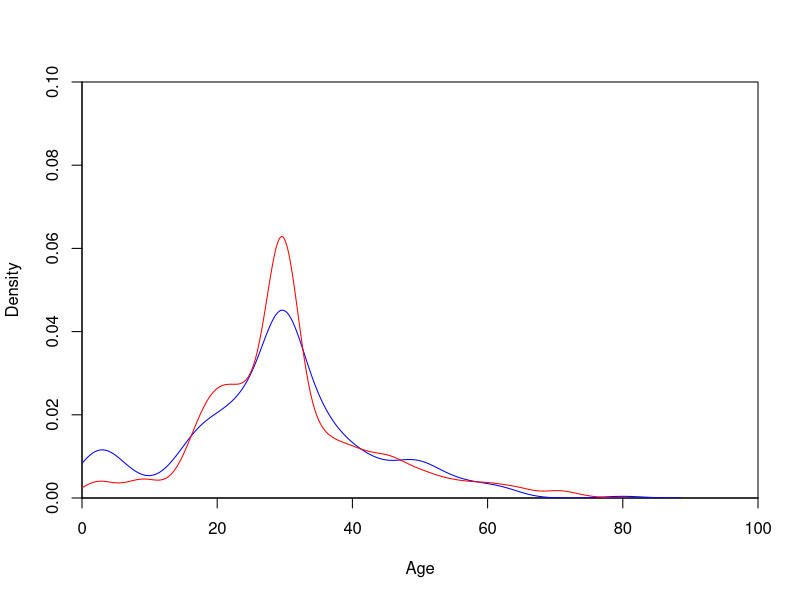
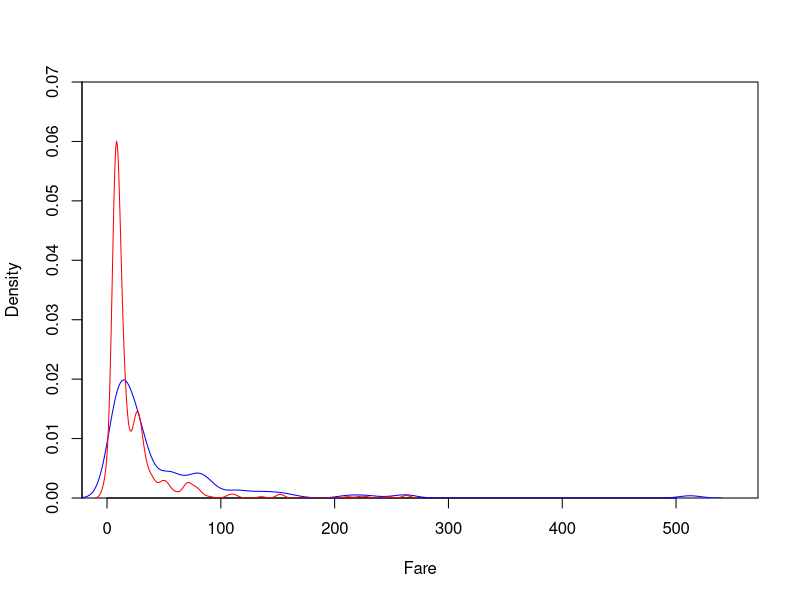
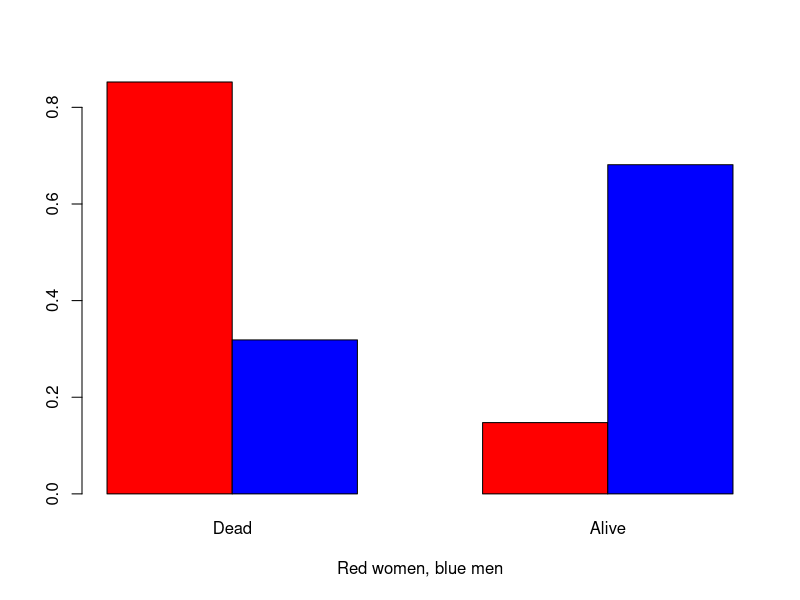

The R script that drew these images, in order:
## ---- chunk 1
knitr::opts_chunk$set(echo = TRUE)
## ---- chunk 2
titanic = read.csv(file = "train_modified.csv", stringsAsFactors = FALSE)

mode = function(x) {
  ux = unique(x)
  ux[which.max(tabulate(match(x, ux)))]
}

avgperson = function(subdata) {
  list(
    survived = mode(subdata$Survived),
    pclass = mode(subdata$Pclass),
    sex = mode(subdata$Sex),
    age = mean(subdata$Age),
    sib = round(mean(subdata$SibSp)),
    parch = round(mean(subdata$Parch)),
    fare = mean(subdata$Fare),
    cabin = mode(subdata$Cabin),
    embarked = mode(subdata$Embarked),
    deck = mode(subdata$Deck)
  )
}

avg.passenger = avgperson(titanic)

survivors = titanic[titanic$Survived == 1, ]
avg.survivor = avgperson(survivors)

dead = titanic[titanic$Survived == 0, ]
avg.dead = avgperson(dead)

persd = function(subdata, person) {
  print(paste0("Data age avg ", person$age, " with dev ", sd(subdata$Age)))
  print(paste0("Data fare avg ", person$fare, " with dev ", sd(subdata$Fare)))
  cat(paste0("Data sex mode ", person$sex, " with table "))
  print(table(subdata$Sex))
  cat(paste0("Data siblings/spouses mode ", person$sib, " with table "))
  print(table(subdata$SibSp))
  cat(paste0("Data parents/children mode ", person$parch, " with table "))
  print(table(subdata$Parch))
  cat(paste0("Data class mode ", person$pclass, " with table "))
  print(table(subdata$Pclass))
  #cat(paste0("Data deck mode ", person$deck, " with table "))
  #print(table(subdata$Deck))
  cat(paste0("Data embarked mode ", person$embarked, " with table "))
  print(table(subdata$Embarked))
}

#all
persd(titanic, avg.passenger)

#survivors
persd(survivors, avg.survivor)

#dead
persd(dead, avg.dead)

table(titanic$Pclass)
#table(survivors$Pclass)
table(dead$Pclass)

#Dead
#1st class
80 / 216

#2nd class
97 / 184

#3rd class
372 / 491

table(titanic$Embarked)
#table(survivors$Pclass)
table(dead$Embarked)

#Cherbourg
75 / 168
# ^less likely to die

#Queenstown
47 / 77

#Southampton
427 / 646

#hist(survivors$Age)

#age.ts = ts(survivors$Age, start = 0, end = 100)
#plot(age.ts, main = "Toy example", ylab = "age", xlab = "count")

#hist(survivors$Age, prob = TRUE, ylim = c(0, 0.10))
#plot.new()
plot(
  0,
  type = "n",
  xlab = "Age",
  ylab = "Density",
  xlim = c(0, 100),
  ylim = c(0, 0.1),
  yaxs = "i",
  xaxs = "i"
)
lines(density(survivors$Age), col = "blue")
lines(density(dead$Age), col = "red")

#hist(survivors$Ticket, prob = TRUE, ylab = "Ticket price")
#plot.new()
plot(
  0,
  type = "n",
  xlab = "Fare",
  ylab = "Density",
  xlim = c(0, 550),
  ylim = c(0, 0.07),
  yaxs = "i"
)
lines(density(survivors$Fare), col = "blue")
lines(density(dead$Fare), col = "red")

ds = prop.table(table(dead$Sex))
ss = prop.table(table(survivors$Sex))

frd = matrix(c(ds[1], ss[1], ds[2] , ss[2]), nrow = 2, dimnames = list(c("Women", "Men"), c("Dead", "Alive")))
#names(frd) = c("Women", "Men","Women", "Men")
barplot(frd, col = c("red", "blue"), beside = TRUE, xlab = "Red women, blue men")

# Inputation of most common  is really bad



